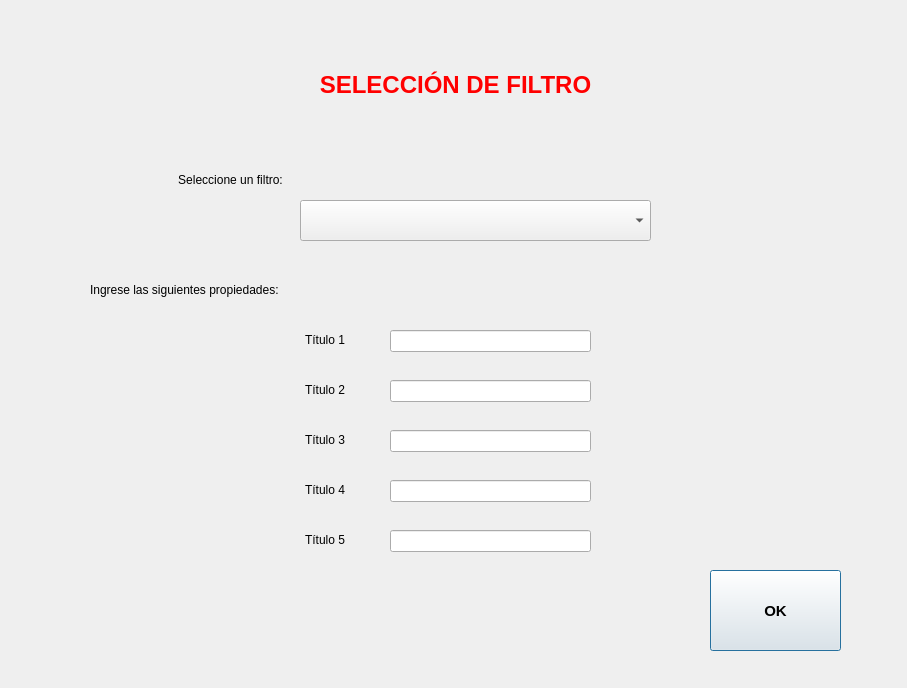
<?xml version="1.0" encoding="UTF-8"?>
<ui version="4.0">
 <class>Filter</class>
 <widget class="QDialog" name="Filter">
  <property name="geometry">
   <rect>
    <x>0</x>
    <y>0</y>
    <width>907</width>
    <height>688</height>
   </rect>
  </property>
  <property name="windowTitle">
   <string>Dialog</string>
  </property>
  <property name="autoFillBackground">
   <bool>false</bool>
  </property>
  <widget class="QLabel" name="label">
   <property name="geometry">
    <rect>
     <x>270</x>
     <y>40</y>
     <width>371</width>
     <height>91</height>
    </rect>
   </property>
   <property name="font">
    <font>
     <pointsize>18</pointsize>
     <weight>75</weight>
     <bold>true</bold>
    </font>
   </property>
   <property name="text">
    <string>&lt;font color='red'&gt;SELECCIÓN DE FILTRO&lt;/font&gt;</string>
   </property>
   <property name="textFormat">
    <enum>Qt::AutoText</enum>
   </property>
   <property name="alignment">
    <set>Qt::AlignCenter</set>
   </property>
  </widget>
  <widget class="QComboBox" name="filterComboBox">
   <property name="geometry">
    <rect>
     <x>300</x>
     <y>200</y>
     <width>351</width>
     <height>41</height>
    </rect>
   </property>
  </widget>
  <widget class="QLabel" name="labelFilterComboBox">
   <property name="geometry">
    <rect>
     <x>150</x>
     <y>170</y>
     <width>161</width>
     <height>20</height>
    </rect>
   </property>
   <property name="text">
    <string>Seleccione un filtro:</string>
   </property>
   <property name="alignment">
    <set>Qt::AlignCenter</set>
   </property>
  </widget>
  <widget class="QLabel" name="label_2">
   <property name="geometry">
    <rect>
     <x>90</x>
     <y>280</y>
     <width>221</width>
     <height>20</height>
    </rect>
   </property>
   <property name="text">
    <string>Ingrese las siguientes propiedades:</string>
   </property>
  </widget>
  <widget class="QLabel" name="titleProperty1">
   <property name="geometry">
    <rect>
     <x>134</x>
     <y>330</y>
     <width>211</width>
     <height>20</height>
    </rect>
   </property>
   <property name="text">
    <string>Título 1</string>
   </property>
   <property name="alignment">
    <set>Qt::AlignRight|Qt::AlignTrailing|Qt::AlignVCenter</set>
   </property>
  </widget>
  <widget class="QLabel" name="titleProperty2">
   <property name="geometry">
    <rect>
     <x>134</x>
     <y>380</y>
     <width>211</width>
     <height>20</height>
    </rect>
   </property>
   <property name="text">
    <string>Título 2</string>
   </property>
   <property name="alignment">
    <set>Qt::AlignRight|Qt::AlignTrailing|Qt::AlignVCenter</set>
   </property>
  </widget>
  <widget class="QLabel" name="titleProperty3">
   <property name="geometry">
    <rect>
     <x>134</x>
     <y>430</y>
     <width>211</width>
     <height>20</height>
    </rect>
   </property>
   <property name="text">
    <string>Título 3</string>
   </property>
   <property name="alignment">
    <set>Qt::AlignRight|Qt::AlignTrailing|Qt::AlignVCenter</set>
   </property>
  </widget>
  <widget class="QLabel" name="titleProperty4">
   <property name="geometry">
    <rect>
     <x>134</x>
     <y>480</y>
     <width>211</width>
     <height>20</height>
    </rect>
   </property>
   <property name="text">
    <string>Título 4</string>
   </property>
   <property name="alignment">
    <set>Qt::AlignRight|Qt::AlignTrailing|Qt::AlignVCenter</set>
   </property>
  </widget>
  <widget class="QLabel" name="titleProperty5">
   <property name="geometry">
    <rect>
     <x>134</x>
     <y>530</y>
     <width>211</width>
     <height>20</height>
    </rect>
   </property>
   <property name="text">
    <string>Título 5</string>
   </property>
   <property name="alignment">
    <set>Qt::AlignRight|Qt::AlignTrailing|Qt::AlignVCenter</set>
   </property>
  </widget>
  <widget class="QLineEdit" name="editProperty1">
   <property name="geometry">
    <rect>
     <x>390</x>
     <y>330</y>
     <width>201</width>
     <height>22</height>
    </rect>
   </property>
   <property name="text">
    <string/>
   </property>
   <property name="placeholderText">
    <string/>
   </property>
  </widget>
  <widget class="QLineEdit" name="editProperty2">
   <property name="geometry">
    <rect>
     <x>390</x>
     <y>380</y>
     <width>201</width>
     <height>22</height>
    </rect>
   </property>
  </widget>
  <widget class="QLineEdit" name="editProperty3">
   <property name="geometry">
    <rect>
     <x>390</x>
     <y>430</y>
     <width>201</width>
     <height>22</height>
    </rect>
   </property>
  </widget>
  <widget class="QLineEdit" name="editProperty4">
   <property name="geometry">
    <rect>
     <x>390</x>
     <y>480</y>
     <width>201</width>
     <height>22</height>
    </rect>
   </property>
  </widget>
  <widget class="QLineEdit" name="editProperty5">
   <property name="geometry">
    <rect>
     <x>390</x>
     <y>530</y>
     <width>201</width>
     <height>22</height>
    </rect>
   </property>
  </widget>
  <widget class="QPushButton" name="okButton">
   <property name="geometry">
    <rect>
     <x>710</x>
     <y>570</y>
     <width>131</width>
     <height>81</height>
    </rect>
   </property>
   <property name="font">
    <font>
     <pointsize>11</pointsize>
     <weight>75</weight>
     <bold>true</bold>
    </font>
   </property>
   <property name="autoFillBackground">
    <bool>false</bool>
   </property>
   <property name="text">
    <string>OK</string>
   </property>
  </widget>
 </widget>
 <resources/>
 <connections/>
</ui>
